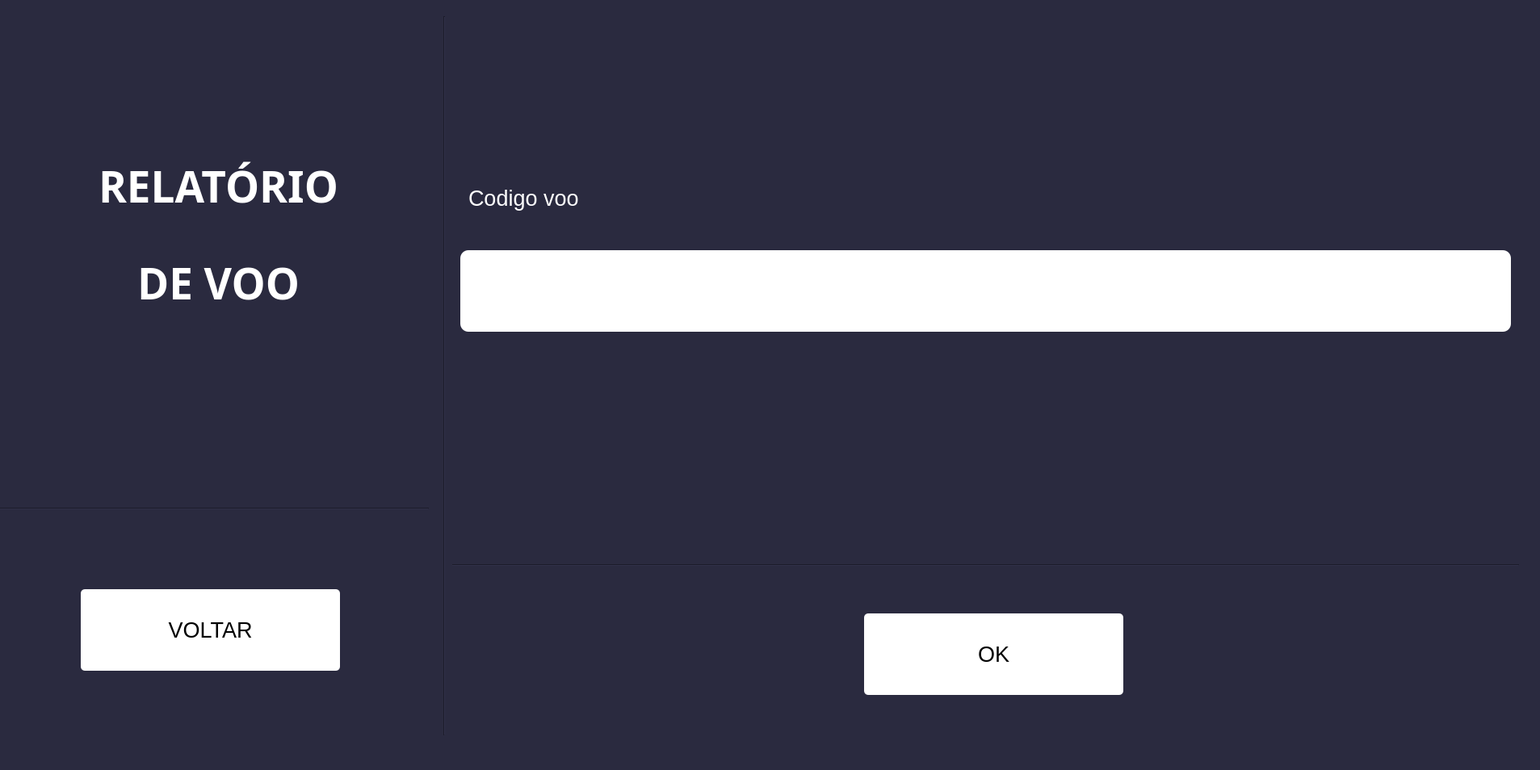
<?xml version="1.0" encoding="UTF-8"?>
<ui version="4.0">
 <class>MainWindow</class>
 <widget class="QMainWindow" name="MainWindow">
  <property name="geometry">
   <rect>
    <x>0</x>
    <y>0</y>
    <width>1907</width>
    <height>954</height>
   </rect>
  </property>
  <property name="windowTitle">
   <string>MainWindow</string>
  </property>
  <property name="styleSheet">
   <string notr="true">background-color: rgb(42, 42, 63);</string>
  </property>
  <widget class="QWidget" name="centralwidget">
   <widget class="Line" name="line_2">
    <property name="geometry">
     <rect>
      <x>540</x>
      <y>20</y>
      <width>20</width>
      <height>891</height>
     </rect>
    </property>
    <property name="orientation">
     <enum>Qt::Vertical</enum>
    </property>
   </widget>
   <widget class="Line" name="line">
    <property name="geometry">
     <rect>
      <x>0</x>
      <y>620</y>
      <width>531</width>
      <height>20</height>
     </rect>
    </property>
    <property name="styleSheet">
     <string notr="true">border-color: rgb(255, 255, 255);</string>
    </property>
    <property name="orientation">
     <enum>Qt::Horizontal</enum>
    </property>
   </widget>
   <widget class="Line" name="line_3">
    <property name="geometry">
     <rect>
      <x>560</x>
      <y>690</y>
      <width>1321</width>
      <height>20</height>
     </rect>
    </property>
    <property name="styleSheet">
     <string notr="true">border-color: rgb(255, 255, 255);</string>
    </property>
    <property name="orientation">
     <enum>Qt::Horizontal</enum>
    </property>
   </widget>
   <widget class="QLabel" name="label">
    <property name="geometry">
     <rect>
      <x>10</x>
      <y>180</y>
      <width>521</width>
      <height>101</height>
     </rect>
    </property>
    <property name="font">
     <font>
      <family>Arial Black</family>
      <pointsize>40</pointsize>
      <weight>75</weight>
      <bold>true</bold>
     </font>
    </property>
    <property name="layoutDirection">
     <enum>Qt::LeftToRight</enum>
    </property>
    <property name="styleSheet">
     <string notr="true">color: rgb(255, 255, 255);</string>
    </property>
    <property name="text">
     <string>RELATÓRIO</string>
    </property>
    <property name="alignment">
     <set>Qt::AlignCenter</set>
    </property>
   </widget>
   <widget class="QLabel" name="label_2">
    <property name="geometry">
     <rect>
      <x>10</x>
      <y>300</y>
      <width>521</width>
      <height>101</height>
     </rect>
    </property>
    <property name="font">
     <font>
      <family>Arial Black</family>
      <pointsize>40</pointsize>
      <weight>75</weight>
      <bold>true</bold>
     </font>
    </property>
    <property name="styleSheet">
     <string notr="true">color: rgb(255, 255, 255);</string>
    </property>
    <property name="text">
     <string>DE VOO</string>
    </property>
    <property name="alignment">
     <set>Qt::AlignCenter</set>
    </property>
   </widget>
   <widget class="QLabel" name="label_3">
    <property name="geometry">
     <rect>
      <x>580</x>
      <y>220</y>
      <width>371</width>
      <height>51</height>
     </rect>
    </property>
    <property name="font">
     <font>
      <pointsize>20</pointsize>
     </font>
    </property>
    <property name="styleSheet">
     <string notr="true">color: rgb(255, 255, 255);</string>
    </property>
    <property name="text">
     <string>Codigo voo</string>
    </property>
   </widget>
   <widget class="QPushButton" name="pushButton_2">
    <property name="geometry">
     <rect>
      <x>1070</x>
      <y>760</y>
      <width>321</width>
      <height>101</height>
     </rect>
    </property>
    <property name="font">
     <font>
      <pointsize>20</pointsize>
     </font>
    </property>
    <property name="styleSheet">
     <string notr="true">background-color: rgb(255, 255, 255);
color: rgb(0, 0, 0);
border-radius: 5px</string>
    </property>
    <property name="text">
     <string>OK</string>
    </property>
    <property name="iconSize">
     <size>
      <width>30</width>
      <height>30</height>
     </size>
    </property>
   </widget>
   <widget class="QPushButton" name="pushButton">
    <property name="geometry">
     <rect>
      <x>100</x>
      <y>730</y>
      <width>321</width>
      <height>101</height>
     </rect>
    </property>
    <property name="font">
     <font>
      <family>MS Shell Dlg 2</family>
      <pointsize>20</pointsize>
     </font>
    </property>
    <property name="styleSheet">
     <string notr="true">background-color: rgb(255, 255, 255);
color: rgb(0, 0, 0);
border-radius: 5px</string>
    </property>
    <property name="text">
     <string>VOLTAR</string>
    </property>
   </widget>
   <widget class="QLineEdit" name="lineEdit">
    <property name="geometry">
     <rect>
      <x>570</x>
      <y>310</y>
      <width>1301</width>
      <height>101</height>
     </rect>
    </property>
    <property name="styleSheet">
     <string notr="true">background-color: rgb(255, 255, 255);
color: rgb(136, 136, 136);
border-radius: 10px
</string>
    </property>
   </widget>
  </widget>
  <widget class="QMenuBar" name="menubar">
   <property name="geometry">
    <rect>
     <x>0</x>
     <y>0</y>
     <width>1907</width>
     <height>22</height>
    </rect>
   </property>
  </widget>
  <widget class="QStatusBar" name="statusbar"/>
 </widget>
 <resources/>
 <connections/>
</ui>
